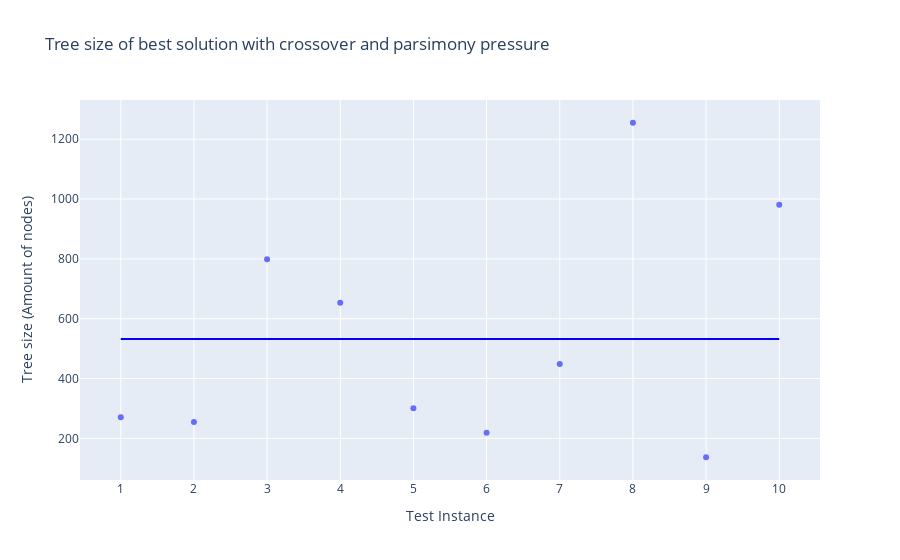

This figure's notebook cell:
### Code cell
#Tree size of best solution with crossover and parsimony pressure

data = {'Test Instance': xAxis,
        'Tree size (Amount of nodes)': treeSizes}

df = pd.DataFrame(data)  


fig = px.scatter(df, x = "Test Instance", y="Tree size (Amount of nodes)",
             title="Tree size of best solution with crossover and parsimony pressure")

fig.update_layout(
    xaxis = dict(
        tickmode = 'linear',
        tick0 = 0,
        dtick = 1
    )
)
average = sum(treeSizes) / len(treeSizes)
#fig.add_hline(average)

fig.add_shape(type='line',
                x0=1,
                y0=average,
                x1=10,
                y1=average,
                line=dict(color='Blue',),
                xref='x',
                yref='y'
)
fig.write_image('with_crossover_parsimonypressure-treesize.pdf')
#fig.show()

### Figure 1 — Plotly figure (JSON) as saved in the notebook; plotly's stock layout.template omitted (floating-point values rounded to 4 significant figures)
{"data": [{"hovertemplate": "Test Instance=%{x}<br>Tree size (Amount of nodes)=%{y}<extra></extra>", "legendgroup": "", "marker": {"color": "#636efa", "symbol": "circle"}, "mode": "markers", "name": "", "orientation": "v", "showlegend": false, "type": "scatter", "x": [1, 2, 3, 4, 5, 6, 7, 8, 9, 10], "xaxis": "x", "y": [271, 255, 799, 653, 301, 219, 449, 1255, 137, 981], "yaxis": "y"}], "layout": {"legend": {"tracegroupgap": 0}, "shapes": [{"line": {"color": "Blue"}, "type": "line", "x0": 1, "x1": 10, "xref": "x", "y0": 532, "y1": 532, "yref": "y"}], "title": {"text": "Tree size of best solution with crossover and parsimony pressure"}, "xaxis": {"anchor": "y", "domain": [0, 1], "dtick": 1, "tick0": 0, "tickmode": "linear", "title": {"text": "Test Instance"}}, "yaxis": {"anchor": "x", "domain": [0, 1], "title": {"text": "Tree size (Amount of nodes)"}}}}
